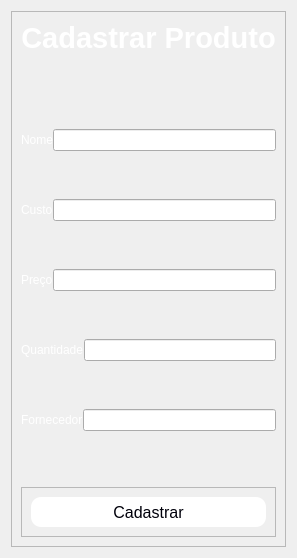
      <widget class="QWidget" name="page_cad_prod">
       <layout class="QHBoxLayout" name="horizontalLayout_42">
        <item>
         <widget class="QFrame" name="frame_23">
          <property name="frameShape">
           <enum>QFrame::StyledPanel</enum>
          </property>
          <property name="frameShadow">
           <enum>QFrame::Raised</enum>
          </property>
          <layout class="QVBoxLayout" name="verticalLayout_17">
           <item>
            <widget class="QLabel" name="label_8">
             <property name="text">
              <string>&lt;html&gt;&lt;head/&gt;&lt;body&gt;&lt;p align=&quot;center&quot;&gt;&lt;span style=&quot; font-size:22pt; font-weight:600; color:#ffffff;&quot;&gt;Cadastrar Produto&lt;/span&gt;&lt;/p&gt;&lt;/body&gt;&lt;/html&gt;</string>
             </property>
             <property name="alignment">
              <set>Qt::AlignCenter</set>
             </property>
            </widget>
           </item>
           <item>
            <widget class="QLabel" name="label_47">
             <property name="text">
              <string/>
             </property>
            </widget>
           </item>
           <item>
            <widget class="QFrame" name="frame_5">
             <property name="minimumSize">
              <size>
               <width>0</width>
               <height>400</height>
              </size>
             </property>
             <property name="frameShape">
              <enum>QFrame::NoFrame</enum>
             </property>
             <property name="frameShadow">
              <enum>QFrame::Raised</enum>
             </property>
             <layout class="QVBoxLayout" name="verticalLayout_7">
              <property name="spacing">
               <number>0</number>
              </property>
              <property name="leftMargin">
               <number>0</number>
              </property>
              <property name="topMargin">
               <number>0</number>
              </property>
              <property name="rightMargin">
               <number>0</number>
              </property>
              <property name="bottomMargin">
               <number>0</number>
              </property>
              <item>
               <layout class="QHBoxLayout" name="horizontalLayout_9">
                <item>
                 <widget class="QLabel" name="label_9">
                  <property name="styleSheet">
                   <string notr="true">color: rgb(255, 255, 255);</string>
                  </property>
                  <property name="text">
                   <string>Nome</string>
                  </property>
                 </widget>
                </item>
                <item>
                 <widget class="QLineEdit" name="txt_nome_prod">
                  <property name="maximumSize">
                   <size>
                    <width>850</width>
                    <height>16777215</height>
                   </size>
                  </property>
                 </widget>
                </item>
               </layout>
              </item>
              <item>
               <layout class="QHBoxLayout" name="horizontalLayout_10">
                <item>
                 <widget class="QLabel" name="label_10">
                  <property name="styleSheet">
                   <string notr="true">color: rgb(255, 255, 255);</string>
                  </property>
                  <property name="text">
                   <string>Custo</string>
                  </property>
                 </widget>
                </item>
                <item>
                 <widget class="QLineEdit" name="txt_custo">
                  <property name="maximumSize">
                   <size>
                    <width>850</width>
                    <height>16777215</height>
                   </size>
                  </property>
                 </widget>
                </item>
               </layout>
              </item>
              <item>
               <layout class="QHBoxLayout" name="horizontalLayout_12">
                <item>
                 <widget class="QLabel" name="label_11">
                  <property name="styleSheet">
                   <string notr="true">color: rgb(255, 255, 255);</string>
                  </property>
                  <property name="text">
                   <string>Preço</string>
                  </property>
                 </widget>
                </item>
                <item>
                 <widget class="QLineEdit" name="txt_preco">
                  <property name="maximumSize">
                   <size>
                    <width>850</width>
                    <height>16777215</height>
                   </size>
                  </property>
                 </widget>
                </item>
               </layout>
              </item>
              <item>
               <layout class="QHBoxLayout" name="horizontalLayout_13">
                <item>
                 <widget class="QLabel" name="label_14">
                  <property name="styleSheet">
                   <string notr="true">color: rgb(255, 255, 255);</string>
                  </property>
                  <property name="text">
                   <string>Quantidade</string>
                  </property>
                 </widget>
                </item>
                <item>
                 <widget class="QLineEdit" name="txt_qtd">
                  <property name="maximumSize">
                   <size>
                    <width>850</width>
                    <height>16777215</height>
                   </size>
                  </property>
                 </widget>
                </item>
               </layout>
              </item>
              <item>
               <layout class="QHBoxLayout" name="horizontalLayout_11">
                <item>
                 <widget class="QLabel" name="label_12">
                  <property name="styleSheet">
                   <string notr="true">color: rgb(255, 255, 255);</string>
                  </property>
                  <property name="text">
                   <string>Fornecedor</string>
                  </property>
                 </widget>
                </item>
                <item>
                 <widget class="QLineEdit" name="txt_fornecedor">
                  <property name="maximumSize">
                   <size>
                    <width>850</width>
                    <height>16777215</height>
                   </size>
                  </property>
                 </widget>
                </item>
               </layout>
              </item>
             </layout>
            </widget>
           </item>
           <item>
            <widget class="QFrame" name="frame_24">
             <property name="frameShape">
              <enum>QFrame::StyledPanel</enum>
             </property>
             <property name="frameShadow">
              <enum>QFrame::Raised</enum>
             </property>
             <layout class="QHBoxLayout" name="horizontalLayout_43">
              <item>
               <widget class="QPushButton" name="btn_cad_prod">
                <property name="minimumSize">
                 <size>
                  <width>0</width>
                  <height>30</height>
                 </size>
                </property>
                <property name="maximumSize">
                 <size>
                  <width>300</width>
                  <height>16777215</height>
                 </size>
                </property>
                <property name="font">
                 <font>
                  <pointsize>-1</pointsize>
                 </font>
                </property>
                <property name="cursor">
                 <cursorShape>PointingHandCursor</cursorShape>
                </property>
                <property name="styleSheet">
                 <string notr="true">QPushButton{
	color: rgb(0,0,10);
	background-color: #fff;
	border-radius: 10px;
	font-size: 16px;
}
QPushButton:hover{
	background-color: rgb(170,255,255);
	color:back;
}</string>
                </property>
                <property name="text">
                 <string>Cadastrar</string>
                </property>
               </widget>
              </item>
             </layout>
            </widget>
           </item>
          </layout>
         </widget>
        </item>
       </layout>
      </widget>
